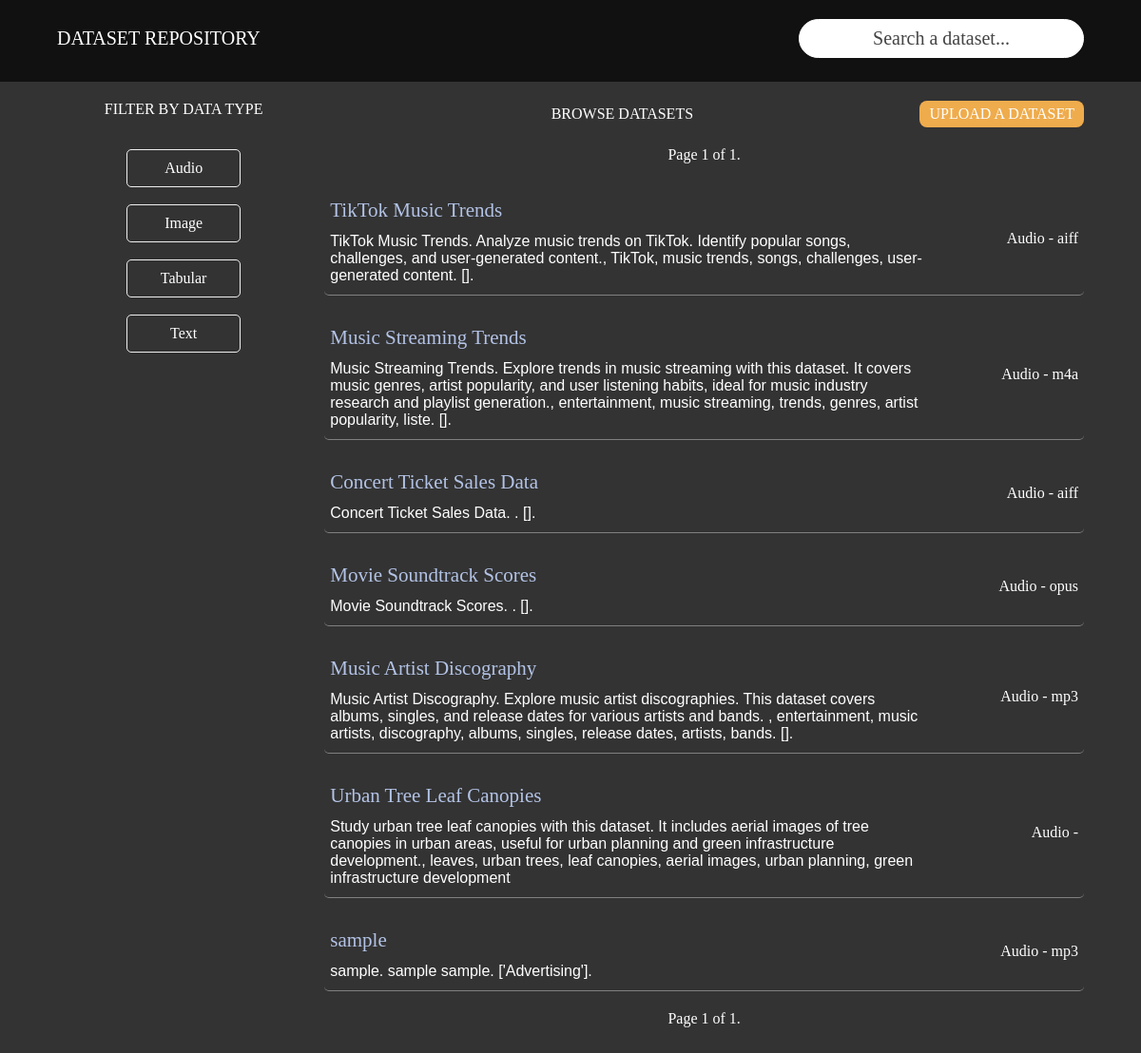
Screenshot of /?type=Audio&q= with the database file from the repository.
### base/models.py (models this page shows, shortened)
class Dataset(models.Model):
  title = models.CharField(_("Title"), max_length=255,)
  overview = models.TextField(_("Overview"), blank=True)
  description = models.TextField(max_length=255, blank=True)
  data_type = models.CharField(max_length=255, blank=True)
  category = models.CharField(max_length=255, blank=True)
  tags = models.CharField(max_length=255, blank=True)
  file_format = models.CharField(max_length=255, blank=True)
  research_title = models.CharField(max_length=255, blank=True)
  project_head = models.CharField(max_length=255, blank=True)
  members = models.CharField(max_length=255, blank=True)
  date_uploaded = models.DateField(auto_now_add=True, blank=True, null=True)
  source = models.CharField(max_length=255, blank=True)
  link = models.CharField(max_length=255, blank=True)
  form = models.CharField(max_length=255, blank=True)
  file = models.FileField(
    upload_to="uploads/",
    blank=True,
    validators=[FileExtensionValidator(allowed_extensions=["zip", "rar"])]
  )
  archived = models.CharField(max_length=255, blank=True, default=0)

### base/views.py (the view)
# urls.py: path("", views.home, name="home"),
def home(request):
  data_types = DatasetForm.base_fields['data_type'].choices
  q = request.GET.get('q', '')
  type_filter = request.GET.get("type", "")
  datasets = Dataset.objects.filter(archived=0)
  if type_filter and not q:
    datasets = datasets.filter(
      Q(data_type__icontains=type_filter)
    ).order_by("id")
  else:
    datasets = datasets.filter(
      Q(data_type__icontains=type_filter) &
      (Q(title__icontains=q) |
      Q(overview__icontains=q) )
    ).order_by("id")
  datasets_per_page = 10
  paginator = Paginator(datasets, datasets_per_page)
  page_number = request.GET.get('page')
  page = paginator.get_page(page_number)
  return render(request, "base/home.html", {"page" : page, "q" : q, "datasets" : datasets, "data_types" : data_types})

### base/templates/base/home.html (shortened to what this page needs)
{% extends "base/default.html" %}
{% block content %}
<main class="main-home">
  <div class="container">
    <div class="filter">
      <div class="filter-text">FILTER BY DATA TYPE</div>
      <div class="types">
          {% for data_type in data_types %}
            <a href="{% url 'home' %}?type={{data_type.0}}&q={{q}}" class="type" style="cursor: pointer;">{{ data_type.0 }}</a>
          {% endfor %}
      </div>
    </div>
    <div class="content">
      <div class="browse-upload-text">
        <div class="browse">BROWSE DATASETS</div>
        <div class="upload" style="cursor: pointer;"><a href="{% url 'upload' %}">UPLOAD A DATASET</a></div>
      </div>
      <div class="pagination">
        <span class="step-links">
            <span class="current-page">Page {{ page.number }} of {{ page.paginator.num_pages }}.</span>
        </span>
      </div>
      {% for dataset in page %}
          <div class="datasetss">
              <div class="data">
                  <div class="title" style="cursor: pointer;"><a href="/dataset/{{ dataset.id }}"> {{ dataset.title }} </a></div>
                  <div class="overview">{{ dataset.overview }}</div>
              </div>
              <div class="datatype">
                  {{ dataset.data_type }} - {{ dataset.file_format }}
              </div>
          </div>
      {% endfor %}
      <div class="pagination">
        <span class="step-links">
            <span class="current-page">Page {{ page.number }} of {{ page.paginator.num_pages }}.</span>
        </span>
      </div>
    </div>
  </div>
</main>
{% endblock content %}

### base/templates/base/default.html (style rules this page uses)
body { background-color: #333; color: #fff; }
main { margin: auto 0px; }
.container { display: flex; margin: 0px auto; width: 90%; }

### base/templates/base/home.html (style rules this page uses)
main { margin: auto 0px; }
.container { display: flex; margin: 0px auto; width: 90%; margin-bottom: 200px; }
.filter { flex: 1; }
.content { flex: 3; }
.content .browse-upload-text { display: flex; justify-content: space-between; align-items: center; }
.content .browse-upload-text .upload { padding: 5px 10px; color: white; background-color: hsl(35, 84%, 62%); border-radius: 8px; }
.container .filter { margin: 0px auto; margin-right: 15px ; }
.filter .filter-text { text-align: center; }
.content .browse { text-align: center; }
.content .datasetss { display: flex; gap: 10px; margin-bottom: 15px; justify-content: space-between; align-items: center; border-bottom: 1px solid grey; padding: 6px; border-radius: 5px; }
.filter .types { margin-top: 15px; display: flex; flex-direction: column; align-items: center; }
.filter .types > * { width: 45%; text-align: center; border: .1px solid #eee; border-radius: 5px; padding: 10px ; margin-top: 18px; }
.pagination { text-align: center; margin: 20px 0px; }
.datatype { text-align: center; }
.data { width: 80%; padding-bottom: 5px; }
.data .title { font-family: Georgia, 'Times New Roman', Times, serif; font-size: 21px; margin: 11px 0px; color: hsl(220, 50%, 80%) }
.data .overview { font-family: Arial, Helvetica, sans-serif; }

### rows the page displays
Dataset: title "TikTok Music Trends", overview "TikTok Music Trends. Analyze music trends on TikTok. Identify popular songs, challenges, and user-generated content., TikTok, music trends, songs, challenges, user-generated content. [].", data_type "Audio", file_format "aiff"
Dataset: title "Music Streaming Trends", overview "Music Streaming Trends. Explore trends in music streaming with this dataset. It covers music genres, artist popularity, and user listening habits, ideal for music industry research and playlist generation., entertainment, music streaming, trends, genres, artist popularity, liste. [].", data_type "Audio", file_format "m4a"
Dataset: title "Concert Ticket Sales Data", overview "Concert Ticket Sales Data. . [].", data_type "Audio", file_format "aiff"
Dataset: title "Movie Soundtrack Scores", overview "Movie Soundtrack Scores. . [].", data_type "Audio", file_format "opus"
Dataset: title "Music Artist Discography", overview "Music Artist Discography. Explore music artist discographies. This dataset covers albums, singles, and release dates for various artists and bands. , entertainment, music artists, discography, albums, singles, release dates, artists, bands. [].", data_type "Audio", file_format "mp3"
Dataset: title "Urban Tree Leaf Canopies", overview "Study urban tree leaf canopies with this dataset. It includes aerial images of tree canopies in urban areas, useful for urban planning and green infrastructure development., leaves, urban trees, leaf canopies, aerial images, urban planning, green infrastructure development", data_type "Audio"
Dataset: title "sample", overview "sample. sample sample. ['Advertising'].", data_type "Audio", file_format "mp3"

### other values shown
{{ data_type.0 }} "Audio" "Image" "Tabular" "Text"
{{ page.number }} "1"
{{ page.paginator.num_pages }} "1"
